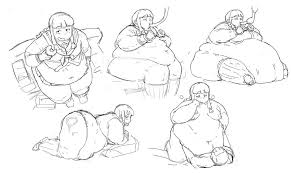
#> input picture Digital Image Processing Programs/Images/Sharpning_of_Image.jpg, 291 x 173 px, found by its file name
$ python Program10.py
#> lines starting #> are read from the running program, lines starting #| are printed output that depends on the picture
'''Program to sharpen an image using 2-D
Laplacian high pass filter in spatial domain.'''

import cv2
import numpy as np

def sharpen_image(image):
    # Define Laplacian filter
    laplacian_filter = np.array([[0, 1, 0],
                                 [1, -4, 1],
                                 [0, 1, 0]])

    # Apply the Laplacian filter to the image
    sharpened_image = cv2.filter2D(image, -1, laplacian_filter)

    # Add the filtered result back to the original image to sharpen it
    sharpened_image = cv2.addWeighted(image, 1.0, sharpened_image, -0.5, 0)

    return sharpened_image

# Load an image
image_path = 'Sharpning_of_Image.jpg'  # Replace 'your_image_path.jpg' with the path to your image
image = cv2.imread(image_path)
#> image is the input picture: shape (173, 291, 3); min 7, max 255, mean 244.4

# Check if the image is loaded successfully
if image is None:
    print("Error: Image not found.")
else:
    # Convert the image to grayscale
    grayscale_image = cv2.cvtColor(image, cv2.COLOR_BGR2GRAY)

    # Sharpen the grayscale image
    sharpened_image = sharpen_image(grayscale_image)
#> in sharpen_image, `sharpened_image = cv2.filter2D(image, -1, laplacian_filter)`:
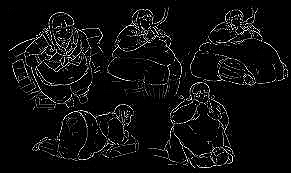
#> sharpened_image: shape (173, 291); min 0, max 255, mean 14.9
#> in sharpen_image, `sharpened_image = cv2.addWeighted(image, 1.0, sharpened_image, -0.5, 0)`:
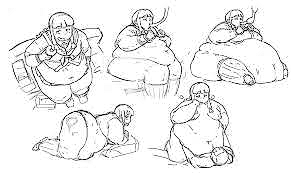
#> sharpened_image: shape (173, 291); min 0, max 255, mean 237.1

    # Display the original and sharpened images
    cv2.imshow('Original Image', grayscale_image)
    cv2.imshow('Sharpened Image', sharpened_image)
    cv2.waitKey(0)
    cv2.destroyAllWindows()
